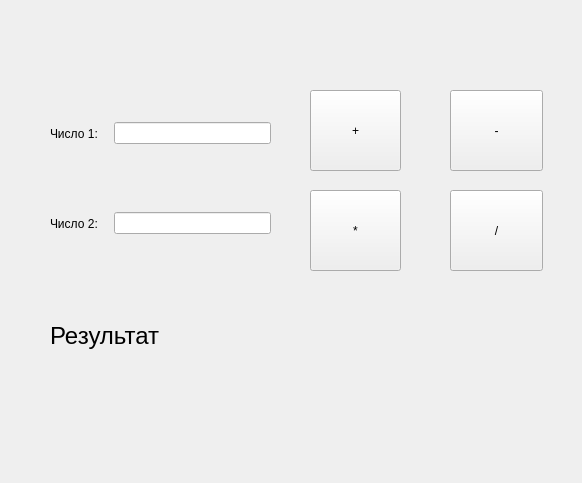
<?xml version="1.0" encoding="UTF-8"?>
<ui version="4.0">
 <class>MainWindow</class>
 <widget class="QMainWindow" name="MainWindow">
  <property name="geometry">
   <rect>
    <x>0</x>
    <y>0</y>
    <width>582</width>
    <height>483</height>
   </rect>
  </property>
  <property name="windowTitle">
   <string>MainWindow</string>
  </property>
  <widget class="QWidget" name="centralwidget">
   <widget class="QPushButton" name="Sum">
    <property name="geometry">
     <rect>
      <x>310</x>
      <y>90</y>
      <width>91</width>
      <height>81</height>
     </rect>
    </property>
    <property name="text">
     <string>+</string>
    </property>
   </widget>
   <widget class="QPushButton" name="Sub">
    <property name="geometry">
     <rect>
      <x>450</x>
      <y>90</y>
      <width>93</width>
      <height>81</height>
     </rect>
    </property>
    <property name="text">
     <string>-</string>
    </property>
   </widget>
   <widget class="QPushButton" name="Mult">
    <property name="geometry">
     <rect>
      <x>310</x>
      <y>190</y>
      <width>91</width>
      <height>81</height>
     </rect>
    </property>
    <property name="text">
     <string>*</string>
    </property>
   </widget>
   <widget class="QPushButton" name="Div">
    <property name="geometry">
     <rect>
      <x>450</x>
      <y>190</y>
      <width>93</width>
      <height>81</height>
     </rect>
    </property>
    <property name="text">
     <string>/</string>
    </property>
   </widget>
   <widget class="QLabel" name="label">
    <property name="geometry">
     <rect>
      <x>50</x>
      <y>310</y>
      <width>221</width>
      <height>51</height>
     </rect>
    </property>
    <property name="font">
     <font>
      <pointsize>18</pointsize>
     </font>
    </property>
    <property name="text">
     <string>Результат</string>
    </property>
    <property name="textFormat">
     <enum>Qt::AutoText</enum>
    </property>
   </widget>
   <widget class="QLabel" name="Res">
    <property name="geometry">
     <rect>
      <x>50</x>
      <y>380</y>
      <width>411</width>
      <height>71</height>
     </rect>
    </property>
    <property name="font">
     <font>
      <pointsize>28</pointsize>
     </font>
    </property>
    <property name="text">
     <string/>
    </property>
   </widget>
   <widget class="QWidget" name="layoutWidget">
    <property name="geometry">
     <rect>
      <x>50</x>
      <y>120</y>
      <width>221</width>
      <height>27</height>
     </rect>
    </property>
    <layout class="QHBoxLayout" name="horizontalLayout">
     <item>
      <widget class="QLabel" name="label_2">
       <property name="text">
        <string>Число 1:   </string>
       </property>
      </widget>
     </item>
     <item>
      <widget class="QLineEdit" name="a"/>
     </item>
    </layout>
   </widget>
   <widget class="QWidget" name="layoutWidget">
    <property name="geometry">
     <rect>
      <x>50</x>
      <y>210</y>
      <width>221</width>
      <height>27</height>
     </rect>
    </property>
    <layout class="QHBoxLayout" name="horizontalLayout_2">
     <item>
      <widget class="QLabel" name="label_3">
       <property name="text">
        <string>Число 2:   </string>
       </property>
      </widget>
     </item>
     <item>
      <widget class="QLineEdit" name="b"/>
     </item>
    </layout>
   </widget>
  </widget>
 </widget>
 <resources/>
 <connections/>
</ui>
